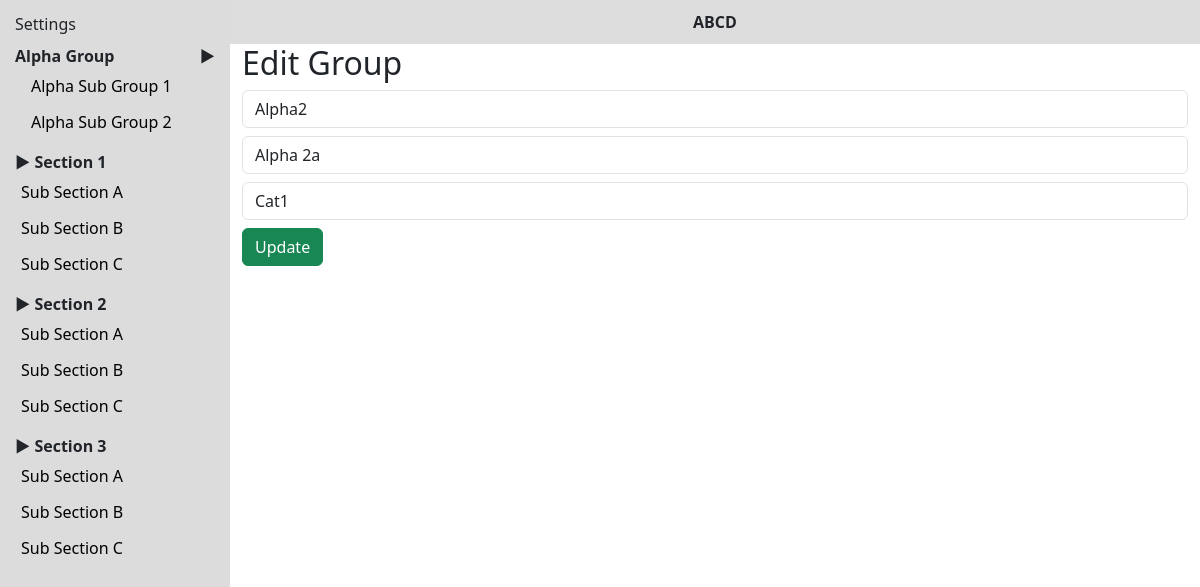
Screenshot of /edit/20/ with the database file from the repository.
### myapp/models.py (models this page shows, shortened)
class Category(models.Model):
    name = models.CharField(max_length=100)
    type = models.CharField(max_length=1)

class AlphaGroup(models.Model):
    name = models.CharField(max_length=100)
    display_name = models.CharField(max_length=100)
    category = models.ForeignKey(Category, on_delete=models.CASCADE)
    is_active = models.BooleanField(default=True)

### myapp/views.py (the view)
# urls.py: path('edit/<int:id>/', views.edit_group, name='edit_group'),
def edit_group(request, id):
    group = AlphaGroup.objects.get(id=id)
    categories = Category.objects.all()
    if request.method == "POST":
        group.name = request.POST.get("name")
        group.display_name = request.POST.get("display_name")
        group.category = Category.objects.get(id=request.POST.get("category"))
        group.save()
        return redirect('alphagroup')
    return render(request, "edit.html", {
        "group": group,
        "categories": categories
    })

### myapp/templates/edit.html (shortened to what this page needs)
{% extends "base.html" %}
{% block content %}
<h2>Edit Group</h2>
<form method="POST">
    <input type="text" name="name" value="{{ group.name }}" class="form-control mb-2">
    <input type="text" name="display_name" value="{{ group.display_name }}" class="form-control mb-2">
    <select name="category" class="form-control mb-2">
        {% for cat in categories %}
            <option value="{{ cat.id }}" {% if cat.id == group.category.id %}selected{% endif %}>
                {{ cat.name }}
            </option>
        {% endfor %}
    </select>
    <button class="btn btn-success">Update</button>
</form>
{% endblock %}

### myapp/templates/base.html (shortened to what this page needs)
<!DOCTYPE html>
<html>
<head>
    <link href="https://cdn.jsdelivr.net/npm/bootstrap@5.3.0/dist/css/bootstrap.min.css" rel="stylesheet">
</head>
<body>
<div class="d-flex">
    <div class="sidebar">
        <h6>Settings</h6>
        <div class="menu-title d-flex justify-content-between align-items-center">
            <a href="{% url 'alphagroup' %}" class="text-dark">Alpha Group</a>
            <span onclick="toggleMenu('alphaMenu')">▶</span>
        </div>
        <div id="alphaMenu" style="margin-left:10px;">
    {% for cat in categories %}
        <a href="{% url 'alphagroup' %}?category={{ cat.id }}"
           class="sidebar-link
           {% if request.GET.category == cat.id|stringformat:'s' %}active-link{% endif %}">
           Alpha Sub Group {{ forloop.counter }}
        </a>
    {% endfor %}
</div>
        <div class="menu-title" onclick="toggleMenu('section1')">
            ▶ Section 1
        </div>
        <div id="section1">
    <a href="/voucher_list/" class="sidebar-link">Sub Section A</a>
    <a href="/voucher_list/" class="sidebar-link">Sub Section B</a>
    <a href="/voucher_list/" class="sidebar-link">Sub Section C</a>
</div>
        <div class="menu-title" onclick="toggleMenu('section2')">
            ▶ Section 2
        </div>
        <div id="section2">
    <a href="/voucher_list/" class="sidebar-link">Sub Section A</a>
    <a href="/voucher_list/" class="sidebar-link">Sub Section B</a>
    <a href="/voucher_list/" class="sidebar-link">Sub Section C</a>
</div>
        <div class="menu-title" onclick="toggleMenu('section3')">
            ▶ Section 3
        </div>
        <div id="section3">
    <a href="/voucher_list/" class="sidebar-link">Sub Section A</a>
    <a href="/voucher_list/" class="sidebar-link">Sub Section B</a>
    <a href="/voucher_list/" class="sidebar-link">Sub Section C</a>
</div>
    </div>
    <div style="flex:1;">
        <div class="header">
            ABCD
        </div>
        <div class="container">
            {% block content %}{% endblock %}
        </div>
    </div>
</div>
</body>
</html>

### myapp/templates/base.html (style rules this page uses)
body { margin: 0; }
a { text-decoration: none; }
.sidebar { width: 230px; background: #dcdcdc; padding: 15px; min-height: 100vh; }
.sidebar-link { color: black; display: block; padding: 6px; border-radius: 5px; }
.menu-title { cursor: pointer; font-weight: bold; margin-top: 10px; }
.header { background: #ddd; padding: 10px; text-align: center; font-weight: bold; }

### rows the page displays
AlphaGroup: name "Alpha2", display_name "Alpha 2a", category "Cat1"
